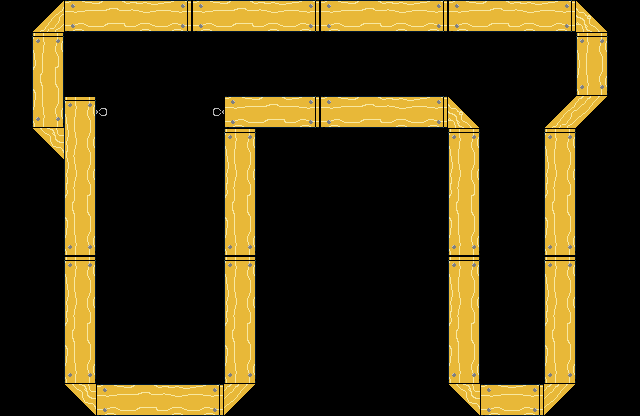

The image is a tile-based game level rendered from a .tmx file. Its description and complete source (layers, tilesets, objects, tile grids) follow:
An orthogonal 20x13 tile map with 32x32 px tiles, 2 tile layers (background, foreground), 3 tilesets and 8 objects (4x rope, fan, exit, spawn, door).

<map version="1.0" orientation="orthogonal" renderorder="right-down" width="20" height="13" tilewidth="32" tileheight="32" nextobjectid="33">
 <tileset firstgid="1" name="basic" tilewidth="32" tileheight="32" tilecount="256" columns="16">
  <image source="basic-tiles.png" width="512" height="512" />
 </tileset>
 <tileset firstgid="257" name="objects" tilewidth="64" tileheight="64" tilecount="4" columns="0">
  <tile id="1">
   <image width="32" height="64" source="fan_0.png" />
  </tile>
  <tile id="3">
   <image width="32" height="32" source="exit.png" />
  </tile>
  <tile id="4">
   <image width="32" height="32" source="spawn.png" />
  </tile>
  <tile id="5">
   <image width="64" height="7" source="door.png" />
  </tile>
 </tileset>
 <tileset firstgid="263" name="objects" tilewidth="64" tileheight="64" tilecount="4" columns="0">
  <tile id="1">
   <image width="32" height="64" source="fan_0.png" />
  </tile>
  <tile id="2">
   <image width="32" height="32" source="spawn.png" />
  </tile>
  <tile id="3">
   <image width="32" height="32" source="exit.png" />
  </tile>
  <tile id="9">
   <image width="64" height="7" source="door.png" />
  </tile>
 </tileset>
 <layer name="background" width="20" height="13">
  <data encoding="csv">
0,0,0,0,0,0,0,0,0,0,0,0,0,0,0,0,0,0,0,0,
0,0,0,0,0,0,0,0,0,0,0,0,0,0,0,0,0,0,0,0,
0,0,0,0,0,0,0,0,0,0,0,0,0,0,0,0,0,0,0,0,
0,0,0,85,0,0,101,0,0,0,0,0,0,0,0,0,0,0,0,0,
0,0,0,0,0,0,0,0,0,0,0,0,0,0,0,0,0,0,0,0,
0,0,0,0,0,0,0,0,0,0,0,0,0,0,0,0,0,0,0,0,
0,0,0,0,0,0,0,0,0,0,0,0,0,0,0,0,0,0,0,0,
0,0,0,0,0,0,0,0,0,0,0,0,0,0,0,0,0,0,0,0,
0,0,0,0,0,0,0,0,0,0,0,0,0,0,0,0,0,0,0,0,
0,0,0,0,0,0,0,0,0,0,0,0,0,0,0,0,0,0,0,0,
0,0,0,0,0,0,0,0,0,0,0,0,0,0,0,0,0,0,0,0,
0,0,0,0,0,0,0,0,0,0,0,0,0,0,0,0,0,0,0,0,
0,0,0,0,0,0,0,0,0,0,0,0,0,0,0,0,0,0,0,0
</data>
 </layer>
 <layer name="foreground" width="20" height="13">
  <data encoding="csv">
0,4,66,67,68,69,66,67,68,69,66,67,68,69,66,67,68,69,5,0,
0,17,0,0,0,0,0,0,0,0,0,0,0,0,0,0,0,0,17,0,
0,49,0,0,0,0,0,0,0,0,0,0,0,0,0,0,0,0,65,0,
0,65,17,0,0,0,0,66,67,69,66,67,68,69,5,0,0,4,2,0,
0,3,33,0,0,0,0,17,0,0,0,0,0,0,17,0,0,17,0,0,
0,0,33,0,0,0,0,33,0,0,0,0,0,0,33,0,0,33,0,0,
0,0,49,0,0,0,0,49,0,0,0,0,0,0,49,0,0,49,0,0,
0,0,65,0,0,0,0,65,0,0,0,0,0,0,65,0,0,65,0,0,
0,0,17,0,0,0,0,17,0,0,0,0,0,0,17,0,0,17,0,0,
0,0,33,0,0,0,0,33,0,0,0,0,0,0,33,0,0,33,0,0,
0,0,49,0,0,0,0,49,0,0,0,0,0,0,49,0,0,49,0,0,
0,0,65,0,0,0,0,65,0,0,0,0,0,0,65,0,0,65,0,0,
0,0,3,66,67,68,69,2,0,0,0,0,0,0,3,66,69,2,0,0
</data>
 </layer>
 <objectgroup name="objects">
  <object id="23" type="fan" gid="258" x="64" y="96" width="32" height="64" />
  <object id="24" type="exit" gid="260" x="496" y="368" width="32" height="32" />
  <object id="25" type="spawn" gid="261" x="144" y="84" width="32" height="32" />
  <object id="26" type="rope" gid="82" x="96" y="128" width="32" height="32">
   <properties>
    <property name="group" value="rope-group-1" />
   </properties>
  </object>
  <object id="29" type="rope" gid="83" x="128" y="128" width="32" height="32">
   <properties>
    <property name="group" value="rope-group-1" />
   </properties>
  </object>
  <object id="30" type="rope" gid="83" x="160" y="128" width="32" height="32">
   <properties>
    <property name="group" value="rope-group-1" />
   </properties>
  </object>
  <object id="31" type="rope" gid="99" x="192" y="128" width="32" height="32">
   <properties>
    <property name="group" value="rope-group-1" />
   </properties>
  </object>
  <object id="32" type="door" gid="272" x="112" y="24" width="64" height="7" rotation="90">
   <properties>
    <property name="openRotation" type="float" value="0" />
    <property name="triggeredByRopeGroup" value="rope-group-1" />
   </properties>
  </object>
 </objectgroup>
</map>
